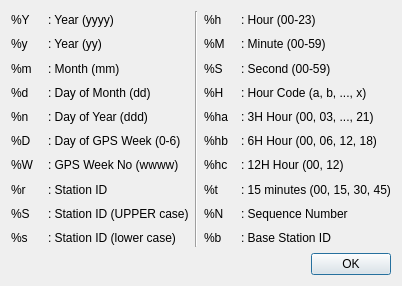
<?xml version="1.0" encoding="UTF-8"?>
<ui version="4.0">
 <class>KeyDialog</class>
 <widget class="QWidget" name="KeyDialog">
  <property name="geometry">
   <rect>
    <x>0</x>
    <y>0</y>
    <width>402</width>
    <height>286</height>
   </rect>
  </property>
  <property name="windowTitle">
   <string>Keyword Replacement in File Path</string>
  </property>
  <layout class="QGridLayout" name="gridLayout">
   <item row="5" column="4">
    <widget class="QLabel" name="label6H_Hour">
     <property name="text">
      <string>: 6H Hour (00, 06, 12, 18)</string>
     </property>
    </widget>
   </item>
   <item row="2" column="0">
    <widget class="QLabel" name="labelm">
     <property name="text">
      <string notr="true">%m</string>
     </property>
    </widget>
   </item>
   <item row="2" column="4">
    <widget class="QLabel" name="labelSecond">
     <property name="text">
      <string>: Second (00-59)</string>
     </property>
    </widget>
   </item>
   <item row="1" column="0">
    <widget class="QLabel" name="labely">
     <property name="text">
      <string notr="true">%y</string>
     </property>
    </widget>
   </item>
   <item row="4" column="0">
    <widget class="QLabel" name="labeln">
     <property name="text">
      <string notr="true">%n</string>
     </property>
    </widget>
   </item>
   <item row="3" column="3">
    <widget class="QLabel" name="labelH">
     <property name="text">
      <string notr="true">%H</string>
     </property>
    </widget>
   </item>
   <item row="2" column="1">
    <widget class="QLabel" name="labelMonth">
     <property name="text">
      <string>: Month (mm)</string>
     </property>
    </widget>
   </item>
   <item row="1" column="3">
    <widget class="QLabel" name="labelM">
     <property name="text">
      <string notr="true">%M</string>
     </property>
    </widget>
   </item>
   <item row="6" column="3">
    <widget class="QLabel" name="labelhc">
     <property name="text">
      <string notr="true">%hc</string>
     </property>
    </widget>
   </item>
   <item row="5" column="1">
    <widget class="QLabel" name="labelDoW">
     <property name="text">
      <string>: Day of GPS Week (0-6)</string>
     </property>
    </widget>
   </item>
   <item row="4" column="3">
    <widget class="QLabel" name="labelha">
     <property name="text">
      <string notr="true">%ha</string>
     </property>
    </widget>
   </item>
   <item row="3" column="1">
    <widget class="QLabel" name="labelDoM">
     <property name="text">
      <string>: Day of Month (dd)</string>
     </property>
    </widget>
   </item>
   <item row="3" column="0">
    <widget class="QLabel" name="labeld">
     <property name="text">
      <string notr="true">%d</string>
     </property>
    </widget>
   </item>
   <item row="4" column="1">
    <widget class="QLabel" name="labelDoY">
     <property name="text">
      <string>: Day of Year (ddd)</string>
     </property>
    </widget>
   </item>
   <item row="2" column="3">
    <widget class="QLabel" name="labelS">
     <property name="text">
      <string notr="true">%S</string>
     </property>
    </widget>
   </item>
   <item row="0" column="3">
    <widget class="QLabel" name="labelh">
     <property name="text">
      <string notr="true">%h</string>
     </property>
    </widget>
   </item>
   <item row="6" column="0">
    <widget class="QLabel" name="labelW">
     <property name="text">
      <string notr="true">%W</string>
     </property>
    </widget>
   </item>
   <item row="6" column="1">
    <widget class="QLabel" name="labelGPSWeek">
     <property name="text">
      <string>: GPS Week No (wwww)</string>
     </property>
    </widget>
   </item>
   <item row="10" column="3" colspan="2">
    <widget class="QDialogButtonBox" name="buttonBox">
     <property name="standardButtons">
      <set>QDialogButtonBox::Ok</set>
     </property>
    </widget>
   </item>
   <item row="5" column="0">
    <widget class="QLabel" name="labelD">
     <property name="text">
      <string notr="true">%D</string>
     </property>
    </widget>
   </item>
   <item row="6" column="4">
    <widget class="QLabel" name="label12H_Hour">
     <property name="text">
      <string>: 12H Hour (00, 12)</string>
     </property>
    </widget>
   </item>
   <item row="1" column="1">
    <widget class="QLabel" name="labelYear2">
     <property name="text">
      <string>: Year (yy)</string>
     </property>
    </widget>
   </item>
   <item row="5" column="3">
    <widget class="QLabel" name="labelhb">
     <property name="text">
      <string notr="true">%hb</string>
     </property>
    </widget>
   </item>
   <item row="0" column="1">
    <widget class="QLabel" name="labelYear">
     <property name="text">
      <string>: Year (yyyy)</string>
     </property>
    </widget>
   </item>
   <item row="4" column="4">
    <widget class="QLabel" name="label3H_Hour">
     <property name="text">
      <string>: 3H Hour (00, 03, ..., 21)</string>
     </property>
    </widget>
   </item>
   <item row="1" column="4">
    <widget class="QLabel" name="labelMinute">
     <property name="text">
      <string>: Minute (00-59)</string>
     </property>
    </widget>
   </item>
   <item row="3" column="4">
    <widget class="QLabel" name="labelHourCode">
     <property name="text">
      <string>: Hour Code (a, b, ..., x)</string>
     </property>
    </widget>
   </item>
   <item row="0" column="4">
    <widget class="QLabel" name="labelHour">
     <property name="text">
      <string>: Hour (00-23)</string>
     </property>
    </widget>
   </item>
   <item row="0" column="0">
    <widget class="QLabel" name="labelY">
     <property name="text">
      <string notr="true">%Y</string>
     </property>
    </widget>
   </item>
   <item row="7" column="1">
    <widget class="QLabel" name="labelStationID">
     <property name="text">
      <string>: Station ID</string>
     </property>
    </widget>
   </item>
   <item row="7" column="0">
    <widget class="QLabel" name="labelr">
     <property name="text">
      <string notr="true">%r</string>
     </property>
    </widget>
   </item>
   <item row="8" column="0">
    <widget class="QLabel" name="labelS_2">
     <property name="text">
      <string notr="true">%S</string>
     </property>
    </widget>
   </item>
   <item row="8" column="1">
    <widget class="QLabel" name="labelStationID_U">
     <property name="text">
      <string>: Station ID (UPPER case)</string>
     </property>
    </widget>
   </item>
   <item row="9" column="0">
    <widget class="QLabel" name="labels">
     <property name="text">
      <string notr="true">%s</string>
     </property>
    </widget>
   </item>
   <item row="9" column="1">
    <widget class="QLabel" name="labelStationID_L">
     <property name="text">
      <string>: Station ID (lower case)</string>
     </property>
    </widget>
   </item>
   <item row="0" column="2" rowspan="10">
    <widget class="Line" name="line">
     <property name="orientation">
      <enum>Qt::Vertical</enum>
     </property>
    </widget>
   </item>
   <item row="9" column="4">
    <widget class="QLabel" name="labelBaseStationID">
     <property name="text">
      <string>: Base Station ID</string>
     </property>
    </widget>
   </item>
   <item row="9" column="3">
    <widget class="QLabel" name="labelb">
     <property name="text">
      <string notr="true">%b</string>
     </property>
    </widget>
   </item>
   <item row="8" column="3">
    <widget class="QLabel" name="labelN">
     <property name="text">
      <string notr="true">%N</string>
     </property>
    </widget>
   </item>
   <item row="8" column="4">
    <widget class="QLabel" name="labelSequenceNumber">
     <property name="text">
      <string>: Sequence Number</string>
     </property>
    </widget>
   </item>
   <item row="7" column="3">
    <widget class="QLabel" name="labelt">
     <property name="text">
      <string notr="true">%t</string>
     </property>
    </widget>
   </item>
   <item row="7" column="4">
    <widget class="QLabel" name="label15_min">
     <property name="text">
      <string>: 15 minutes (00, 15, 30, 45)</string>
     </property>
    </widget>
   </item>
  </layout>
 </widget>
 <resources/>
 <connections/>
</ui>
